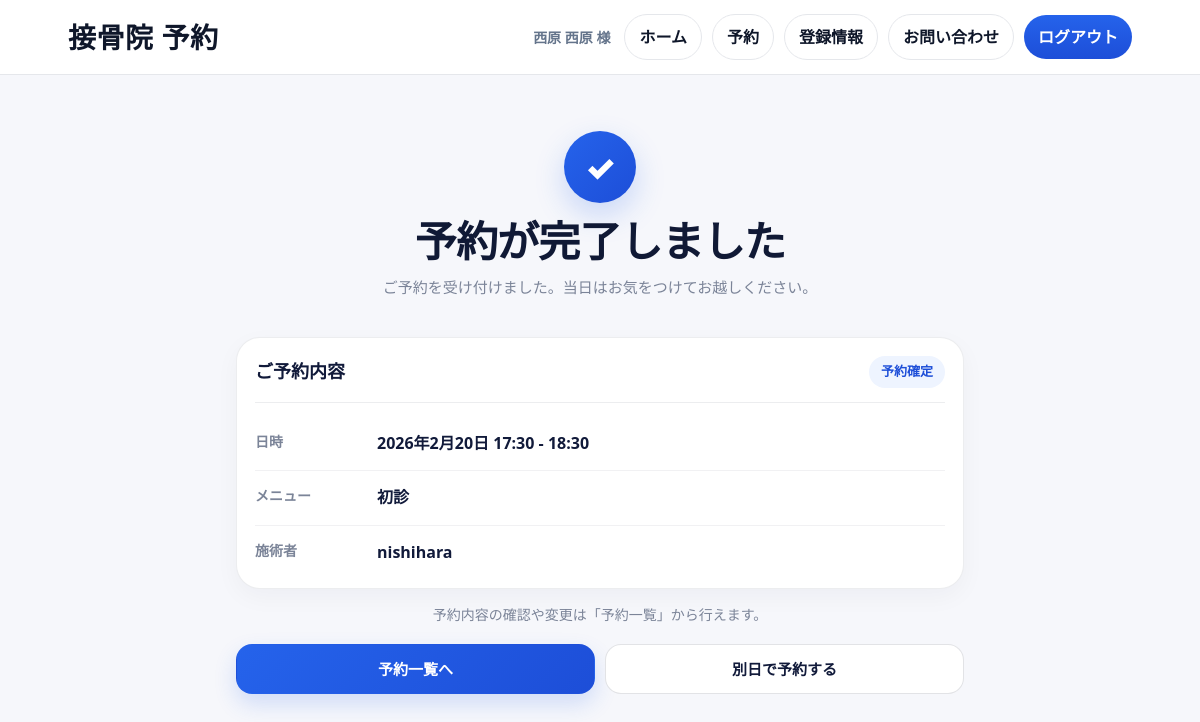
The page /patients/booking/complete/10/ (signed in) on the database its author committed.
### apps/accounts/models.py (models this page shows)
class User(AbstractUser):
    class Role(models.TextChoices):
        ADMIN = "admin", "管理者"
        RECEPTION = "reception", "受付"
        PRACTITIONER = "practitioner", "施術者"
        PATIENT = "patient", "患者"
    clinic = models.ForeignKey(
        "clinics.Clinic",
        on_delete=models.CASCADE,
        null=True,
        blank=True,
        related_name="users",
    )
    role = models.CharField(
        max_length=20,
        choices=Role.choices,
        default=Role.PRACTITIONER,
    )

### apps/patients/models.py (models this page shows, shortened)
class Patient(models.Model):
    user = models.OneToOneField(
        settings.AUTH_USER_MODEL,
        on_delete=models.CASCADE,
        null=True,
        blank=True,
        related_name="patient_profile",
    )
    clinic = models.ForeignKey(
        "clinics.Clinic",
        on_delete=models.CASCADE,
        related_name="patients",
    )
    card_no = models.CharField(
        max_length=20,
        unique=True,
        editable=False,
    )
    last_name = models.CharField(max_length=50)
    first_name = models.CharField(max_length=50)
    last_name_kana = models.CharField(max_length=50)
    first_name_kana = models.CharField(max_length=50)
    birth_date = models.DateField()
    phone = models.CharField(max_length=20)
    address = models.CharField(max_length=255, blank=True)
    created_at = models.DateTimeField(auto_now_add=True)

### apps/appointments/models.py (models this page shows, shortened)
class Appointment(models.Model):
    class Status(models.TextChoices):
        PENDING = "pending", "問診待ち"
        BOOKED = "booked", "予約確定"
        ARRIVED = "arrived", "来院"
        COMPLETED = "completed", "完了"
        CANCELLED = "cancelled", "キャンセル"
        NO_SHOW = "no_show", "無断キャンセル"
    class BookingSource(models.TextChoices):
        HP = "hp", "HP"
        LINE = "line", "LINE"
        GOOGLE = "google", "Google"
        INSTAGRAM = "instagram", "Instagram"
        QR = "qr", "院内QR"
        FLYER = "flyer", "チラシ"
        REFERRAL = "referral", "紹介"
        SMS = "sms", "SMS"
        EMAIL = "email", "メール"
        STAFF = "staff", "スタッフ登録"
        UNKNOWN = "unknown", "不明"
        OTHER = "other", "その他"
    BLOCKING_STATUSES = [Status.PENDING, Status.BOOKED, Status.ARRIVED]
    clinic = models.ForeignKey(
        "clinics.Clinic",
        on_delete=models.CASCADE,
        related_name="appointments",
    )
    patient = models.ForeignKey(
        "patients.Patient",
        on_delete=models.SET_NULL,
        null=True,
        blank=True,
        related_name="appointments",
    )
    treatment_plan = models.ForeignKey(
        "treatment_plans.TreatmentPlan",
        on_delete=models.SET_NULL,
        null=True,
        blank=True,
        related_name="appointments",
        verbose_name="関連施術計画",
    )
    start_at = models.DateTimeField()
    end_at = models.DateTimeField()
    menu = models.CharField(max_length=50, default="初診")
    assigned_staff = models.ForeignKey(
        settings.AUTH_USER_MODEL,
        on_delete=models.SET_NULL,
        null=True,
        blank=True,
        related_name="assigned_appointments",
    )
    status = models.CharField(
        max_length=20,
        choices=Status.choices,
        default=Status.PENDING,
    )
    created_by = models.ForeignKey(
        settings.AUTH_USER_MODEL,
        on_delete=models.SET_NULL,
        null=True,
        blank=True,
        related_name="created_appointments",
    )
    notes = models.TextField(blank=True)
    booking_source = models.CharField(
        "予約流入元",
        max_length=20,
        choices=BookingSource.choices,
        default=BookingSource.UNKNOWN,
        db_index=True,
    )
    created_at = models.DateTimeField(auto_now_add=True)
    updated_at = models.DateTimeField(auto_now=True)
    class Meta:
        ordering = ["start_at"]
        indexes = [
            models.Index(fields=["clinic", "start_at"]),
            models.Index(fields=["clinic", "status"]),
        ]

### apps/patients/views.py (the view)
# urls.py: path("booking/complete/<int:appointment_id>/", views.booking_complete_view, name="booking_complete"),
@login_required(login_url="/patients/login/")
def booking_complete_view(request, appointment_id: int):
    patient_or_resp = require_patient_or_redirect(request)
    if isinstance(patient_or_resp, HttpResponseBase):
        return patient_or_resp
    patient = patient_or_resp
    appt = get_object_or_404(
        Appointment.objects.select_related("clinic", "assigned_staff"),
        pk=appointment_id,
        patient=patient,
        clinic=patient.clinic,
    )
    return render(request, "patients/booking_complete.html", {"appointment": appt})

### apps/patients/views.py (called while the page is built)
def require_patient_or_redirect(request):
    patient = _patient_from_user(request)
    if patient:
        return patient
    if request.user.is_authenticated and (request.user.is_staff or request.user.is_superuser):
        messages.info(request, "患者予約フローを利用するには、患者アカウントでログインしてください。")
        return redirect("patients:login")
    messages.error(request, "患者情報が未登録です。新規登録を完了してください。")
    return redirect("patients:register")

def _patient_from_user(request):
    return Patient.objects.filter(user=request.user).select_related("clinic").first()

### templates/patients/booking_complete.html (shortened to what this page needs)
{% extends "patients/patient_base.html" %}
{% block content %}
<div class="booking-complete-page">
  <section class="booking-complete-hero">
    <div class="booking-complete-icon">✓</div>
    <h1 class="booking-complete-title">予約が完了しました</h1>
    <p class="booking-complete-sub">ご予約を受け付けました。当日はお気をつけてお越しください。</p>
  </section>
  <section class="booking-complete-card">
    <div class="booking-complete-card-head">
      <h2>ご予約内容</h2>
      <span class="booking-status">{{ appointment.get_status_display }}</span>
    </div>
    <dl class="booking-info-list">
      <div class="booking-info-row">
        <dt>日時</dt>
        <dd>{{ appointment.start_at|date:"Y年n月j日 H:i" }} - {{ appointment.end_at|date:"H:i" }}</dd>
      </div>
      <div class="booking-info-row">
        <dt>メニュー</dt>
        <dd>{{ appointment.menu }}</dd>
      </div>
      <div class="booking-info-row">
        <dt>施術者</dt>
        <dd>{{ appointment.assigned_staff.get_full_name|default:appointment.assigned_staff.username }}</dd>
      </div>
    </dl>
  </section>
  <div class="booking-complete-note">
    予約内容の確認や変更は「予約一覧」から行えます。
  </div>
  <div class="booking-complete-actions">
    <a class="booking-btn booking-btn-primary" href="{% url 'patients:my_appointments' %}">
      予約一覧へ
    </a>
    <a class="booking-btn booking-btn-ghost" href="{% url 'patients:booking_calendar' %}">
      別日で予約する
    </a>
  </div>
</div>
{% endblock %}

### templates/patients/patient_base.html (shortened to what this page needs)
{% load patient_messages %}
<!doctype html>
<html lang="ja">
<head>
  <link href="https://cdn.jsdelivr.net/npm/bootstrap@5.3.3/dist/css/bootstrap.min.css" rel="stylesheet">
</head>
<body>
  <nav class="p-nav">
    <div class="p-nav-inner">
      <a href="{% url 'patients:dashboard' %}" class="p-brand">接骨院 予約</a>
      {% if user.is_authenticated %}
        <div class="p-desktop-nav">
          <div class="p-user">{% if user.patient_profile %}{{ user.patient_profile.last_name }} {{ user.patient_profile.first_name }} 様{% else %}患者様{% endif %}</div>
            <a href="{% url 'patients:dashboard' %}" class="p-btn p-btn-ghost">ホーム</a>
            <a href="{% url 'patients:my_appointments' %}" class="p-btn p-btn-ghost">予約</a>
            <a href="{% url 'patients:profile' %}" class="p-btn p-btn-ghost">登録情報</a>
            <a href="{% url 'patients:inquiry' %}" class="p-btn p-btn-ghost">お問い合わせ</a>
            <a href="{% url 'patients:logout' %}" class="p-btn p-btn-primary">ログアウト</a>
        </div>
      {% endif %}
    </div>
  </nav>
  <main class="p-wrap">
    {% block content %}{% endblock %}
  </main>
</body>
</html>

### templates/patients/patient_base.html (style rules this page uses)
:root { --bg:#f6f7fb; --card:#fff; --text:#0f172a; --muted:#64748b; --line:#e5e7eb; --brand:#2563eb; --brand2:#1d4ed8; --shadow:0 12px 30px rgba(15,23,42,.08); --r:18px; }
body { background:var(--bg); color:var(--text); }
.p-wrap { max-width:1100px; margin:0 auto; padding:24px 18px; }
.p-btn { display:inline-flex; align-items:center; justify-content:center; gap:.4rem; padding:10px 14px; border-radius:999px; border:1px solid var(--line); background:#fff; color:var(--text); text-decoration:none; font-weight:700; min-height:42px; transition:.2s ease; }
.p-btn-primary { background:linear-gradient(180deg,var(--brand),var(--brand2)); color:#fff; border:0; }
.p-btn-ghost { background:#fff; }
.p-nav { position:sticky; top:0; z-index:1040; background:rgba(255,255,255,.92); backdrop-filter:blur(10px); border-bottom:1px solid var(--line); }
.p-nav-inner { max-width:1100px; margin:0 auto; padding:14px 18px; display:flex; align-items:center; justify-content:space-between; gap:16px; }
.p-brand { font-weight:900; font-size:28px; letter-spacing:.02em; color:var(--text); text-decoration:none; white-space:nowrap; }
.p-desktop-nav { display:flex; align-items:center; gap:10px; flex-wrap:wrap; }
.p-user { color:var(--muted); font-size:14px; font-weight:700; margin-right:4px; white-space:nowrap; }

### templates/patients/booking_complete.html (style rules this page uses)
.booking-complete-page { max-width: 760px; margin: 0 auto; padding: 24px 16px 36px; }
.booking-complete-hero { text-align: center; padding: 8px 0 18px; }
.booking-complete-icon { width: 72px; height: 72px; margin: 0 auto 14px; border-radius: 999px; display: flex; align-items: center; justify-content: center; background: linear-gradient(135deg, #2563eb, #1d4ed8); color: #fff; font-size: 34px; font-weight: 900; box-shadow: 0 12px 30px rgba(37, 99, 235, .22); }
.booking-complete-title { margin: 0; font-size: clamp(28px, 5vw, 42px); line-height: 1.15; font-weight: 900; color: #101935; letter-spacing: -0.02em; }
.booking-complete-sub { margin: 10px auto 0; max-width: 520px; color: #7b8498; font-size: 15px; line-height: 1.7; }
.booking-complete-card { margin-top: 18px; background: #fff; border: 1px solid rgba(16, 25, 53, .08); border-radius: 24px; padding: 18px; box-shadow: 0 8px 24px rgba(16, 25, 53, .04); }
.booking-complete-card-head { display: flex; align-items: center; justify-content: space-between; gap: 12px; flex-wrap: wrap; padding-bottom: 14px; border-bottom: 1px solid rgba(16, 25, 53, .08); }
.booking-complete-card-head h2 { margin: 0; font-size: 18px; font-weight: 900; color: #111a3a; }
.booking-status { display: inline-flex; align-items: center; justify-content: center; min-height: 32px; padding: 0 12px; border-radius: 999px; background: #eef4ff; color: #1d4ed8; font-size: 13px; font-weight: 800; white-space: nowrap; }
.booking-info-list { margin: 14px 0 0; }
.booking-info-row { display: grid; grid-template-columns: 110px 1fr; gap: 12px; padding: 14px 0; border-bottom: 1px solid rgba(16, 25, 53, .06); }
.booking-info-row:last-child { border-bottom: none; padding-bottom: 4px; }
.booking-info-row dt { margin: 0; font-size: 14px; font-weight: 800; color: #7b8498; }
.booking-info-row dd { margin: 0; font-size: 16px; font-weight: 800; color: #111a3a; line-height: 1.6; word-break: break-word; }
.booking-complete-note { margin-top: 14px; color: #7b8498; font-size: 14px; text-align: center; line-height: 1.7; }
.booking-complete-actions { margin-top: 18px; display: grid; grid-template-columns: repeat(2, minmax(0, 1fr)); gap: 10px; }
.booking-btn { min-height: 50px; padding: 0 16px; border-radius: 16px; display: inline-flex; align-items: center; justify-content: center; text-decoration: none; font-weight: 800; font-size: 15px; box-sizing: border-box; transition: transform .18s ease, box-shadow .18s ease, opacity .18s ease; }
.booking-btn-primary { background: linear-gradient(135deg, #2563eb, #1d4ed8); color: #fff; border: 1px solid transparent; box-shadow: 0 10px 22px rgba(37, 99, 235, .18); }
.booking-btn-ghost { background: #fff; color: #111a3a; border: 1px solid rgba(16, 25, 53, .12); }

### rows shown on the page
User: patient_profile.last_name "西原", patient_profile.first_name "西原"
Appointment: status "予約確定", start_at "2026年2月20日 17:30", end_at "18:30", menu "初診", assigned_staff.get_full_name "nishihara"
